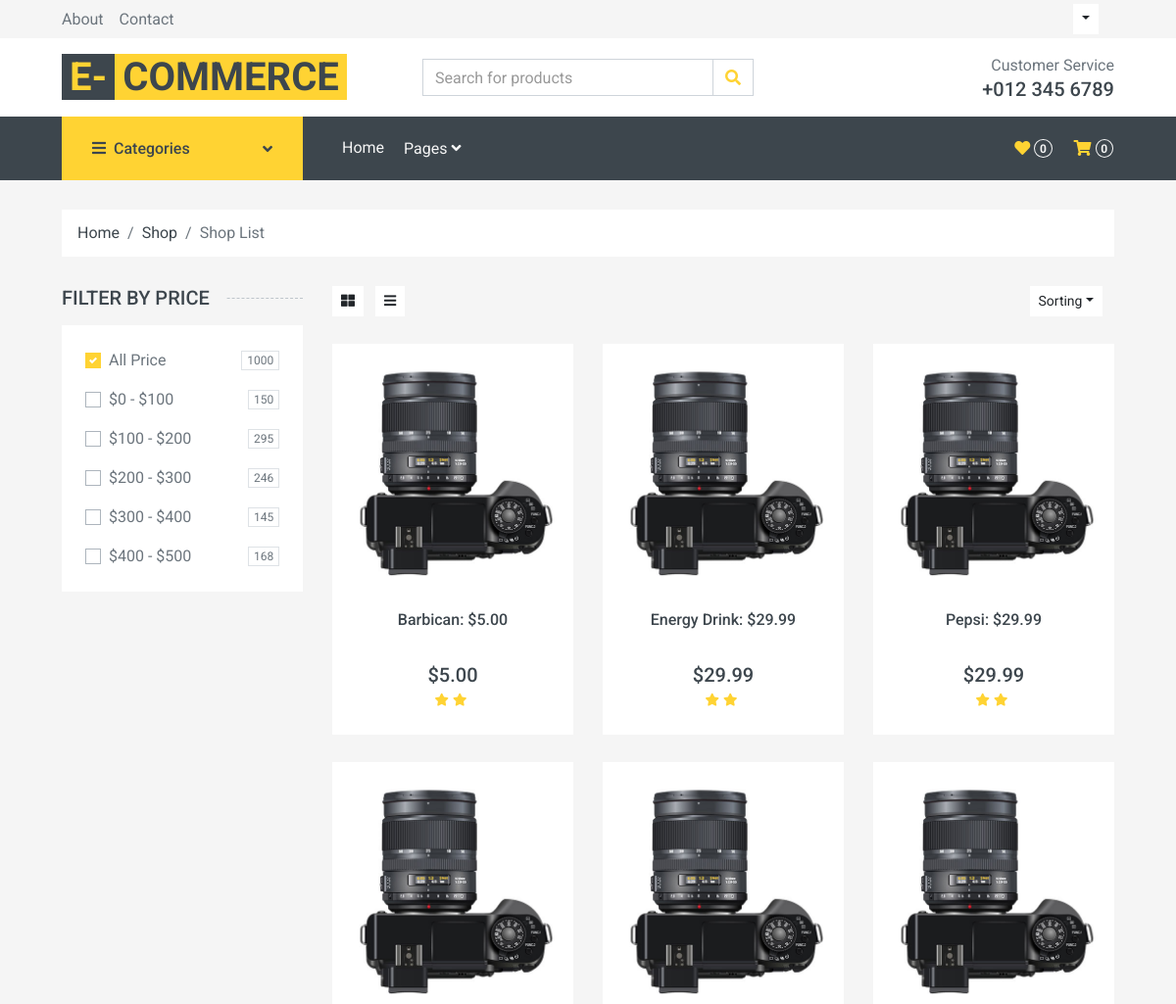
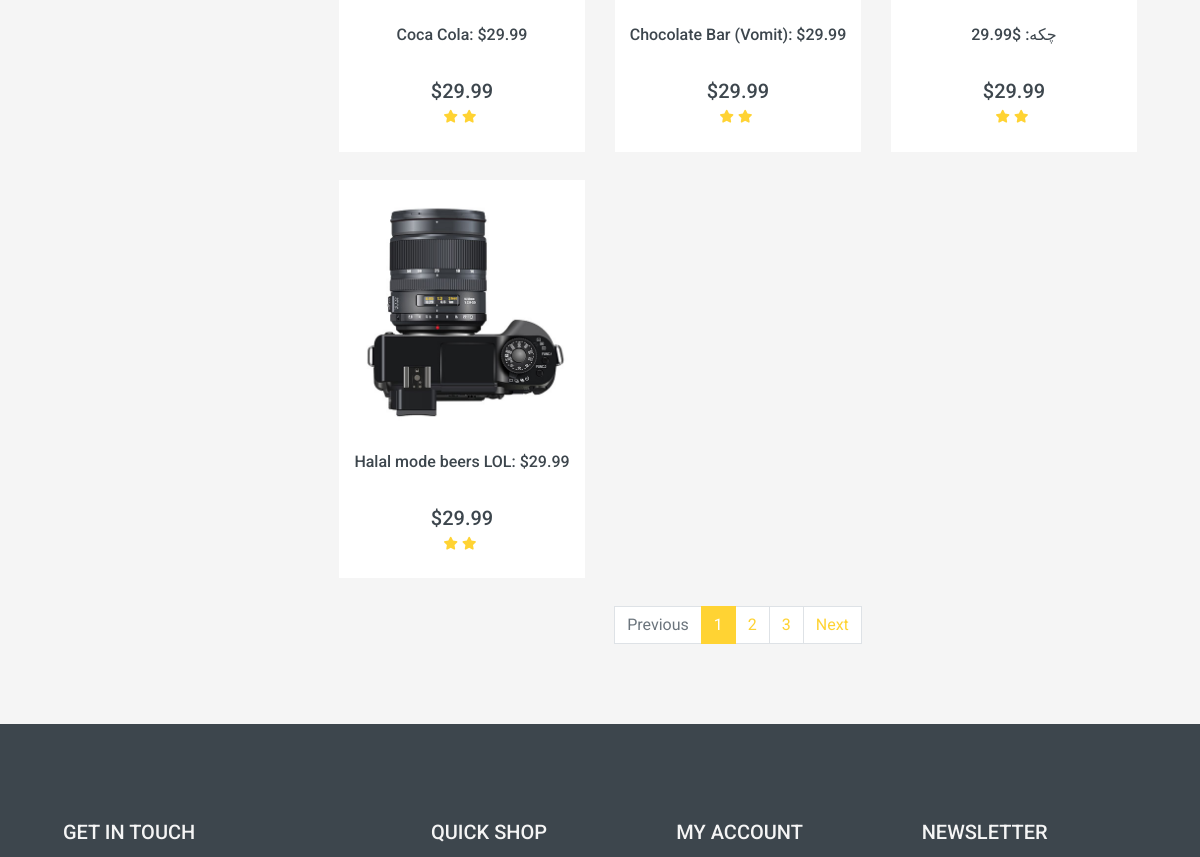
/product/ (upper part), run on an earlier commit of the app's database (2 pictures, top to bottom).
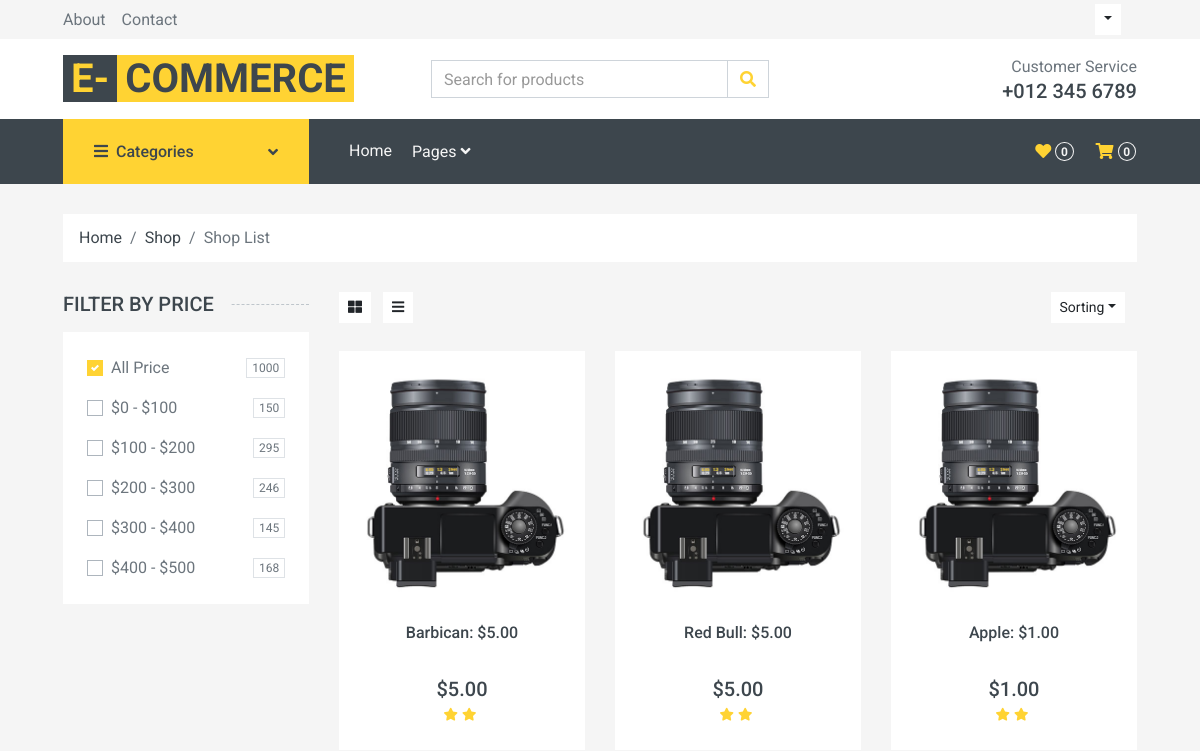
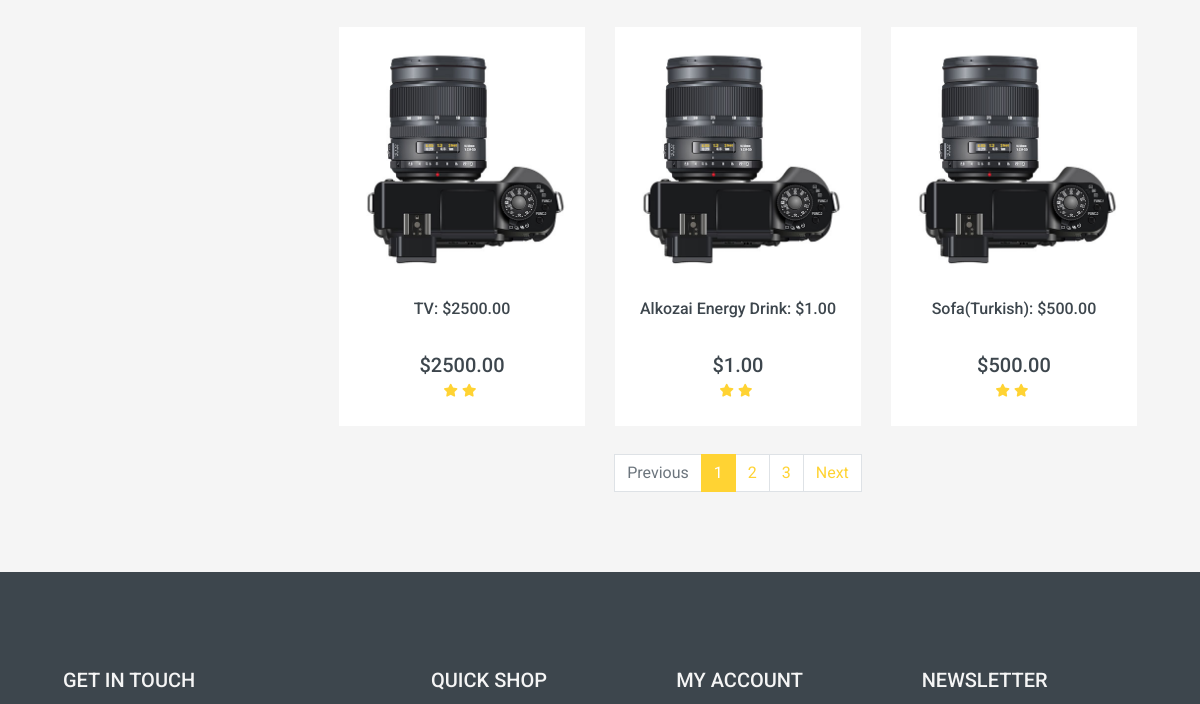
And on a later commit of the database (2 pictures, top to bottom).
### items/models.py (models this page shows, shortened)
class Product(models.Model):
    name = models.CharField(max_length=69)
    distributor = models.ForeignKey(Companie, on_delete=models.CASCADE)
    image = models.ImageField(blank=True,null=True,default='avatar.svg')
    price = models.DecimalField(
        max_digits=10, decimal_places=2, null=True, default='29.99')
    category = models.ForeignKey(Category,on_delete=models.CASCADE,null=True)
    def __str__(self):
        return str(self.name) + ": $" + str(self.price)

### items/views.py (the view)
# urls.py: path("product/", views.product, name='product'),
def product(request):
    q = request.GET.get('q') if request.GET.get('q') != None else ''
    product = Product.objects.filter(Q(name__icontains=q)|
                                    Q(category__name__icontains=q))
    context = {'product':product}
    return render(request,'product.html',context)

### templates/product.html (shortened to what this page needs)
<!DOCTYPE html>
<html lang="en">
<head>
    <link rel="stylesheet" href="\static\css\style.css">
    <link href="https://cdnjs.cloudflare.com/ajax/libs/font-awesome/5.10.0/css/all.min.css" rel="stylesheet">
    <link href="\static\lib\animate\animate.min.css" rel="stylesheet">
    <link href="\static\lib\owlcarousel\assets\owl.carousel.min.css" rel="stylesheet">
    <link href="\static\css\style.css" rel="stylesheet">
</head>
<body>
    <div class="container-fluid">
        <div class="row bg-secondary py-1 px-xl-5">
            <div class="col-lg-6 d-none d-lg-block">
                <div class="d-inline-flex align-items-center h-100">
                    <a class="text-body mr-3" href="">About</a>
                    <a class="text-body mr-3" href="">Contact</a>
                </div>
            </div>
            <div class="col-lg-6 text-center text-lg-right">
                <div class="d-inline-flex align-items-center">
                    <div class="btn-group">
                        <button type="button" class="btn btn-sm btn-light dropdown-toggle" data-toggle="dropdown">{{user.username}}</button>
                    </div>
                </div>
            </div>
        </div>
        <div class="row align-items-center bg-light py-3 px-xl-5 d-none d-lg-flex">
            <div class="col-lg-4">
                <a href="" class="text-decoration-none">
                    <span class="h1 text-uppercase text-primary bg-dark px-2">E-</span>
                    <span class="h1 text-uppercase text-dark bg-primary px-2 ml-n1">Commerce</span>
                </a>
            </div>
            <div class="col-lg-4 col-6 text-left">
                <form action="">
                    <div class="input-group">
                        <input
                        type="text"
                        class="form-control"
                        placeholder="Search for products"
                        name = 'q'
                      />
                        <div class="input-group-append">
                            <span class="input-group-text bg-transparent text-primary">
                                <i class="fa fa-search"></i>
                            </span>
                        </div>
                    </div>
                </form>
            </div>
            <div class="col-lg-4 col-6 text-right">
                <p class="m-0">Customer Service</p>
                <h5 class="m-0">+012 345 6789</h5>
            </div>
        </div>
    </div>
    <div class="container-fluid bg-dark mb-30">
        <div class="row px-xl-5">
            <div class="col-lg-3 d-none d-lg-block">
                <a class="btn d-flex align-items-center justify-content-between bg-primary w-100" data-toggle="collapse" href="#navbar-vertical" style="height: 65px; padding: 0 30px;">
                    <h6 class="text-dark m-0"><i class="fa fa-bars mr-2"></i>Categories</h6>
                    <i class="fa fa-angle-down text-dark"></i>
                </a>
            </div>
            <div class="col-lg-9">
                <nav class="navbar navbar-expand-lg bg-dark navbar-dark py-3 py-lg-0 px-0">
                    <div class="collapse navbar-collapse justify-content-between" id="navbarCollapse">
                        <div class="navbar-nav mr-auto py-0">
                            <a href="{% url 'home' %}" class="nav-item nav-link">Home</a>
                            <div class="nav-item dropdown">
                                <a href="#" class="nav-link dropdown-toggle" data-toggle="dropdown">Pages <i class="fa fa-angle-down mt-1"></i></a>
                            </div>
                        </div>
                        <div class="navbar-nav ml-auto py-0 d-none d-lg-block">
                            <a href="" class="btn px-0">
                                <i class="fas fa-heart text-primary"></i>
                                <span class="badge text-secondary border border-secondary rounded-circle" style="padding-bottom: 2px;">0</span>
                            </a>
                            <a href="" class="btn px-0 ml-3">
                                <i class="fas fa-shopping-cart text-primary"></i>
                                <span class="badge text-secondary border border-secondary rounded-circle" style="padding-bottom: 2px;">0</span>
                            </a>
                        </div>
                    </div>
                </nav>
            </div>
        </div>
    </div>
    <div class="container-fluid">
        <div class="row px-xl-5">
            <div class="col-12">
                <nav class="breadcrumb bg-light mb-30">
                    <a class="breadcrumb-item text-dark" href="{% url 'home' %}">Home</a>
                    <a class="breadcrumb-item text-dark" href="{% url 'product' %}">Shop</a>
                    <span class="breadcrumb-item active">Shop List</span>
                </nav>
            </div>
        </div>
    </div>
    <div class="container-fluid">
        <div class="row px-xl-5">
            <div class="col-lg-3 col-md-4">
                <h5 class="section-title position-relative text-uppercase mb-3"><span class="bg-secondary pr-3">Filter by price</span></h5>
                <div class="bg-light p-4 mb-30">
                    <form>
                        <div class="custom-control custom-checkbox d-flex align-items-center justify-content-between mb-3">
                            <label class="custom-control-label" for="price-all">All Price</label>
                            <span class="badge border font-weight-normal">1000</span>
                        </div>
                        <div class="custom-control custom-checkbox d-flex align-items-center justify-content-between mb-3">
                            <label class="custom-control-label" for="price-1">$0 - $100</label>
                            <span class="badge border font-weight-normal">150</span>
                        </div>
                        <div class="custom-control custom-checkbox d-flex align-items-center justify-content-between mb-3">
                            <label class="custom-control-label" for="price-2">$100 - $200</label>
                            <span class="badge border font-weight-normal">295</span>
                        </div>
                        <div class="custom-control custom-checkbox d-flex align-items-center justify-content-between mb-3">
                            <label class="custom-control-label" for="price-3">$200 - $300</label>
                            <span class="badge border font-weight-normal">246</span>
                        </div>
                        <div class="custom-control custom-checkbox d-flex align-items-center justify-content-between mb-3">
                            <label class="custom-control-label" for="price-4">$300 - $400</label>
                            <span class="badge border font-weight-normal">145</span>
                        </div>
                        <div class="custom-control custom-checkbox d-flex align-items-center justify-content-between">
                            <label class="custom-control-label" for="price-5">$400 - $500</label>
                            <span class="badge border font-weight-normal">168</span>
                        </div>
                    </form>
                </div>
            </div>
            <div class="col-lg-9 col-md-8">
                <div class="row pb-3">
                    <div class="col-12 pb-1">
                        <div class="d-flex align-items-center justify-content-between mb-4">
                            <div>
                                <button class="btn btn-sm btn-light"><i class="fa fa-th-large"></i></button>
                                <button class="btn btn-sm btn-light ml-2"><i class="fa fa-bars"></i></button>
                            </div>
                            <div class="ml-2">
                                <div class="btn-group">
                                    <button type="button" class="btn btn-sm btn-light dropdown-toggle" data-toggle="dropdown">Sorting</button>
                                </div>
                            </div>
                        </div>
                    </div>
                    {% for item in product %}
                    <div class="col-lg-4 col-md-6 col-sm-6 pb-1">
                        <div class="product-item bg-light mb-4">
                            <div class="product-img position-relative overflow-hidden">
                                <img class="img-fluid w-100" src="img/product-1.jpg" alt="">
                                <div class="product-action">
                                </div>
                            </div>
                            <div class="text-center py-4">
                                <a class="h6 text-decoration-none text-truncate" href="">{{item}}</a>
                                <br>
                                <br>
                                <div class="d-flex align-items-center justify-content-center mt-2">
                                    <h5>${{item.price}}</h5>
                                </div>
                                <div class="d-flex align-items-center justify-content-center mb-1">
                                    <small class="fa fa-star text-primary mr-1"></small>
                                    <small class="fa fa-star text-primary mr-1"></small>
                                </div>
                            </div>
                        </div>
                    </div>
                    {% endfor %}
                    <div class="col-12">
                        <nav>
                          <ul class="pagination justify-content-center">
                            <li class="page-item disabled"><a class="page-link" href="#">Previous</span></a></li>
                            <li class="page-item active"><a class="page-link" href="#">1</a></li>
                            <li class="page-item"><a class="page-link" href="#">2</a></li>
                            <li class="page-item"><a class="page-link" href="#">3</a></li>
                            <li class="page-item"><a class="page-link" href="#">Next</a></li>
                          </ul>
                        </nav>
                    </div>
                </div>
            </div>
        </div>
    </div>
    <div class="container-fluid bg-dark text-secondary mt-5 pt-5">
        <div class="row px-xl-5 pt-5">
            <div class="col-lg-4 col-md-12 mb-5 pr-3 pr-xl-5">
                <h5 class="text-secondary text-uppercase mb-4">Get In Touch</h5>
            </div>
            <div class="col-lg-8 col-md-12">
                <div class="row">
                    <div class="col-md-4 mb-5">
                        <h5 class="text-secondary text-uppercase mb-4">Quick Shop</h5>
                    </div>
                    <div class="col-md-4 mb-5">
                        <h5 class="text-secondary text-uppercase mb-4">My Account</h5>
                    </div>
                    <div class="col-md-4 mb-5">
                        <h5 class="text-secondary text-uppercase mb-4">Newsletter</h5>
                    </div>
                </div>
            </div>
        </div>
    </div>
</body>
</html>

What changed in the data, as far as the page shows it:
removed Product: name+price "Energy Drink: $29.99", price "29.99"
removed Product: name+price "Pepsi: $29.99", price "29.99"
removed Product: name+price "Chocolate Bar (Vomit): $29.99", price "29.99"
removed Product: name+price "Halal mode beers LOL: $29.99", price "29.99"
added Product: name+price "Red Bull: $5.00", price "5.00"
added Product: name+price "Apple: $1.00", price "1.00"
changed Product (number 4 of 6 on the later page): name+price "Coca Cola: $29.99" → "TV: $2500.00"; price "29.99" → "2500.00"
added Product: name+price "Alkozai Energy Drink: $1.00", price "1.00"
changed Product: name+price "چکه: $29.99" → "Sofa(Turkish): $500.00"; price "29.99" → "500.00"
